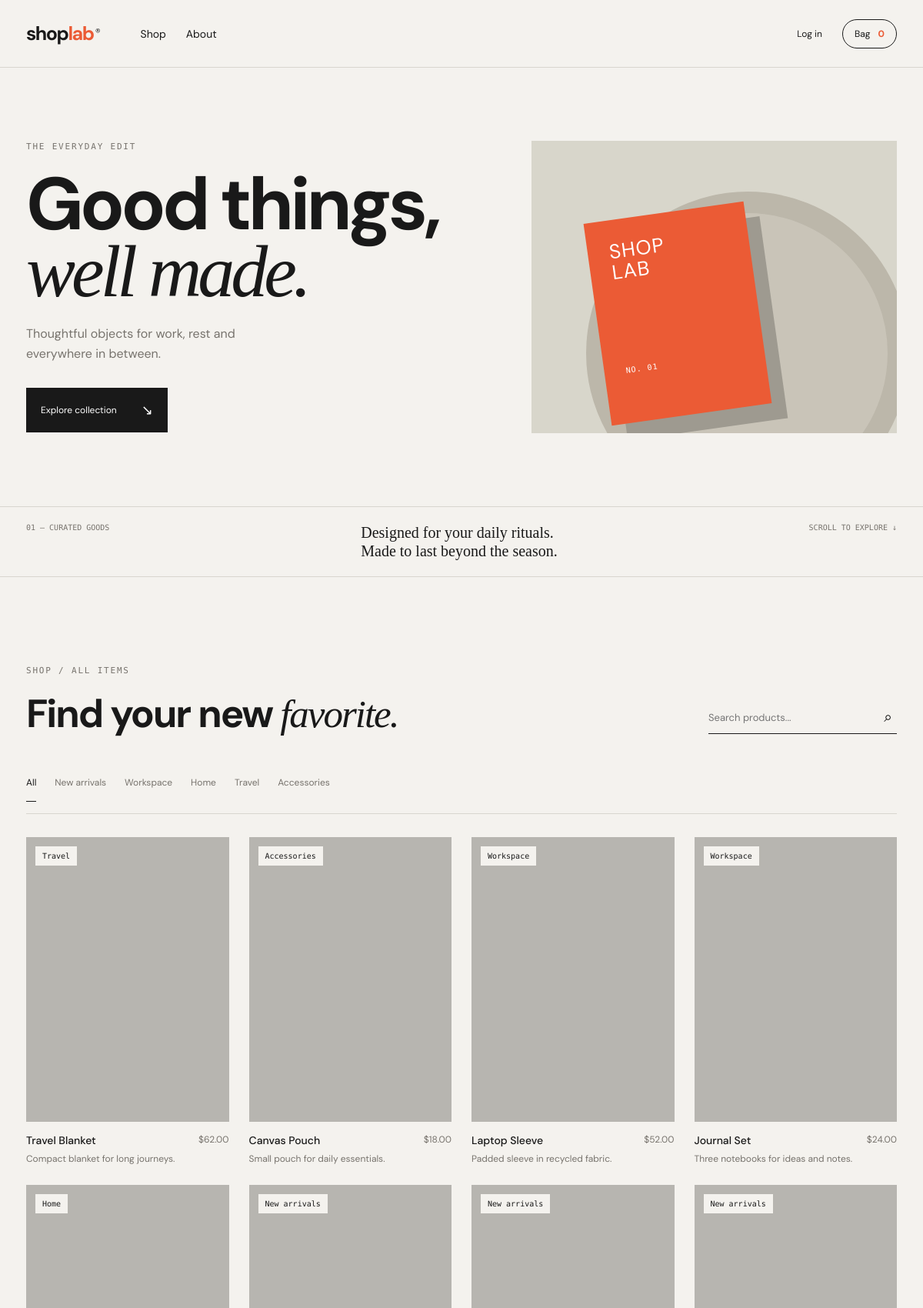
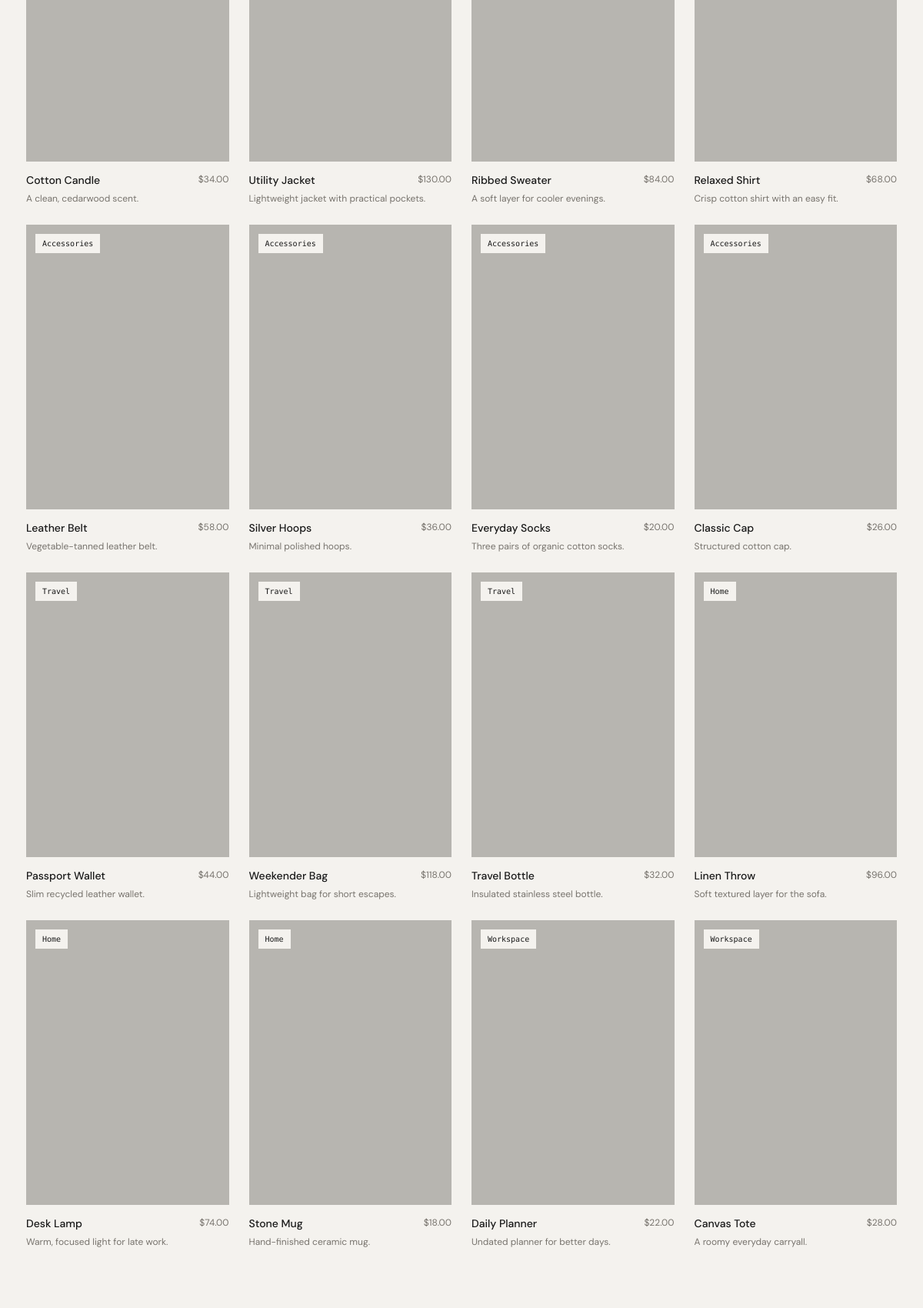
The page / (upper part) on the database its author committed (2 pictures, top to bottom).
### tables this page shows
CREATE TABLE categories (
            id INTEGER PRIMARY KEY, name TEXT NOT NULL, description TEXT
        );

CREATE TABLE products (
            id INTEGER PRIMARY KEY, category_id INTEGER NOT NULL, name TEXT NOT NULL,
            description TEXT NOT NULL, price REAL NOT NULL, stock INTEGER NOT NULL,
            image_url TEXT, created_at TEXT DEFAULT CURRENT_TIMESTAMP,
            FOREIGN KEY(category_id) REFERENCES categories(id)
        );

### app.py (the view)
@app.route("/")
def home():
    query = request.args.get("q", "").strip()
    category = request.args.get("category", "")
    sql = "SELECT p.*, c.name AS category FROM products p JOIN categories c ON c.id=p.category_id WHERE 1=1"
    params = []
    if query:
        sql += " AND (p.name LIKE ? OR p.description LIKE ?)"
        params.extend([f"%{query}%", f"%{query}%"])
    if category:
        sql += " AND c.name=?"
        params.append(category)
    products = db().execute(sql + " ORDER BY p.id DESC", params).fetchall()
    return render_template("index.html", products=products, categories=db().execute("SELECT * FROM categories").fetchall(), query=query, selected_category=category)

### app.py (called while the page is built)
def db():
    if "db" not in g:
        g.db = sqlite3.connect(DATABASE)
        g.db.row_factory = sqlite3.Row
        g.db.execute("PRAGMA foreign_keys = ON")
    return g.db

@app.before_request
def ensure_database():
    init_db()

def current_user():
    user_id = session.get("user_id")
    return db().execute("SELECT id,name,email,role FROM users WHERE id=?", (user_id,)).fetchone() if user_id else None

@app.context_processor
def inject_globals():
    return {"user": current_user(), "cart_count": sum(session.get("cart", {}).values())}

### templates/index.html (shortened to what this page needs)
<!doctype html><html lang="id"><head><link rel="stylesheet" href="{{ url_for('static', filename='style.css') }}"></head><body>
<nav class="nav wrap"><a class="brand" href="{{ url_for('home') }}">shop<span>lab</span><sup>®</sup></a><div class="nav-links"><a href="{{ url_for('home') }}">Shop</a><a href="#about">About</a>{% if user %}<a href="{{ url_for('orders') }}">Orders</a>{% endif %}</div><div class="nav-actions">{% if user %}<a class="user" href="{{ url_for('orders') }}">{{ user.name.split(' ')[0] }}</a><a href="{{ url_for('logout') }}">Log out</a>{% else %}<a href="{{ url_for('login') }}">Log in</a>{% endif %}<a class="bag" href="{{ url_for('cart') }}">Bag <b>{{ cart_count }}</b></a></div></nav>
<main><section class="hero wrap"><div><p class="kicker">THE EVERYDAY EDIT</p><h1>Good things,<br><em>well made.</em></h1><p class="lead">Thoughtful objects for work, rest and everywhere in between.</p><a class="dark-btn" href="#products">Explore collection <span>↘</span></a></div><div class="hero-art"><div class="art-circle"></div><div class="art-card">SHOP<br>LAB<br><small>NO. 01</small></div></div></section>
<section class="statement wrap"><span>01 — CURATED GOODS</span><p>Designed for your daily rituals.<br>Made to last beyond the season.</p><span>SCROLL TO EXPLORE ↓</span></section>
<section id="products" class="catalog wrap"><div class="catalog-head"><div><p class="kicker">SHOP / ALL ITEMS</p><h2>Find your new <em>favorite.</em></h2></div><form class="search"><input name="q" value="{{ query }}" placeholder="Search products..."><button>⌕</button></form></div><div class="filters"><a class="{{ 'active' if not selected_category }}" href="{{ url_for('home') }}">All</a>{% for category in categories %}<a class="{{ 'active' if selected_category == category.name }}" href="{{ url_for('home', category=category.name) }}">{{ category.name }}</a>{% endfor %}</div><div class="product-grid">{% for product in products %}<article class="product"><div class="product-image"><a href="{{ url_for('product_detail', product_id=product.id) }}"><img src="{{ product.image_url }}" alt="{{ product.name }}"></a><span class="tag">{{ product.category }}</span><form action="{{ url_for('add_to_cart', product_id=product.id) }}" method="post"><button class="quick-add">+ Add to bag</button></form></div><div class="product-meta"><h3><a href="{{ url_for('product_detail', product_id=product.id) }}">{{ product.name }}</a></h3><span>${{ '%.2f'|format(product.price) }}</span></div><p>{{ product.description }}</p></article>{% else %}<p>No products found.</p>{% endfor %}</div></section>
</main></body></html>

### static/style.css (style rules this page uses)
:root { --ink:#191919;--cream:#f4f2ee;--line:#d8d5cf;--orange:#eb5b35;--muted:#77736d }
* { box-sizing:border-box }
body { margin:0;background:var(--cream);color:var(--ink);font:14px 'DM Sans',sans-serif }
.wrap { max-width:1240px;margin:auto;padding-left:34px;padding-right:34px }
.nav { height:88px;display:flex;align-items:center;border-bottom:1px solid var(--line);gap:54px }
.brand { font-weight:700;font-size:25px;letter-spacing:-1.5px;text-decoration:none;color:var(--ink) }
.brand span { color:var(--orange) }
.brand sup { font:9px 'DM Mono';margin-left:3px }
.nav-links,.nav-actions { display:flex;align-items:center;gap:26px }
.nav-links { flex:1 }
.nav a { color:var(--ink);text-decoration:none }
.nav-actions { font-size:12px }
.bag { border:1px solid var(--ink);padding:10px 15px;border-radius:20px }
.bag b { color:var(--orange);margin-left:7px }
.hero { min-height:570px;display:flex;align-items:center;justify-content:space-between }
.kicker { font:11px 'DM Mono';letter-spacing:1.8px;color:var(--muted);margin:0 0 25px }
.hero h1 { font-size:clamp(54px,8vw,102px);line-height:.91;letter-spacing:-5px;margin:0 0 25px }
.hero em,h2 em { font-family:'Playfair Display';font-weight:500 }
.lead { color:var(--muted);font-size:16px;line-height:1.6;max-width:310px;margin-bottom:32px }
.dark-btn { display:inline-flex;align-items:center;gap:32px;background:var(--ink);color:#fff;text-decoration:none;padding:17px 19px;font-size:12px;border:0;cursor:pointer }
.dark-btn span { font-size:18px }
.hero-art { width:42%;height:380px;background:#d8d6cb;position:relative;overflow:hidden }
.art-card { position:absolute;left:18%;top:92px;width:210px;height:265px;background:var(--orange);color:white;padding:28px;font-size:26px;line-height:1.02;letter-spacing:1px;box-shadow:18px 22px 0 #9e9a90;transform:rotate(-8deg) }
.art-card small { display:block;font:10px 'DM Mono';margin-top:110px }
.statement { border-top:1px solid var(--line);border-bottom:1px solid var(--line);display:flex;justify-content:space-between;padding-top:21px;padding-bottom:21px;font:10px 'DM Mono';color:var(--muted) }
.statement p { font:20px 'Playfair Display';color:var(--ink);line-height:1.2;margin:0 }
.catalog { padding-top:115px;padding-bottom:120px }
.catalog-head { display:flex;align-items:end;justify-content:space-between }
.catalog h2,.about h2 { font-size:51px;line-height:.98;letter-spacing:-2px;margin:0 }
.search { display:flex;border-bottom:1px solid var(--ink);width:245px }
.search input { background:none;border:0;padding:12px 0;outline:0;flex:1;font:13px 'DM Sans' }
.search button { border:0;background:none;font-size:19px }
.filters { display:flex;gap:24px;border-bottom:1px solid var(--line);margin-top:55px;padding-bottom:15px }
.filters a { color:var(--muted);text-decoration:none;font-size:12px }
.filters a.active { color:var(--ink);border-bottom:1px solid var(--ink);padding-bottom:16px }
.product-grid { display:grid;grid-template-columns:repeat(4,1fr);gap:26px;margin-top:30px }
.product-image { height:370px;background:#e5e2dc;position:relative;overflow:hidden }
.product-image img { width:100%;height:100%;object-fit:cover;mix-blend-mode:multiply }
.tag { position:absolute;top:12px;left:12px;background:var(--cream);font:10px 'DM Mono';padding:7px 9px }
.product-meta { display:flex;justify-content:space-between;margin-top:15px }
.product h3 { font-size:14px;margin:0;font-weight:500 }
.product-meta span,.product p { font-size:12px;color:var(--muted);margin:0 }
.product p { margin-top:7px }
.product h3 a { color:inherit;text-decoration:none }

### rows shown on the page
categories: name "New arrivals"
categories: name "Workspace"
categories: name "Home"
categories: name "Travel"
categories: name "Accessories"
products: category "Travel", name "Travel Blanket", price "62.00", description "Compact blanket for long journeys."
products: category "Accessories", name "Canvas Pouch", price "18.00", description "Small pouch for daily essentials."
products: category "Workspace", name "Laptop Sleeve", price "52.00", description "Padded sleeve in recycled fabric."
products: category "Workspace", name "Journal Set", price "24.00", description "Three notebooks for ideas and notes."
products: category "Home", name "Cotton Candle", price "34.00", description "A clean, cedarwood scent."
products: category "New arrivals", name "Utility Jacket", price "130.00", description "Lightweight jacket with practical pockets."
products: category "New arrivals", name "Ribbed Sweater", price "84.00", description "A soft layer for cooler evenings."
products: category "New arrivals", name "Relaxed Shirt", price "68.00", description "Crisp cotton shirt with an easy fit."
products: category "Accessories", name "Leather Belt", price "58.00", description "Vegetable-tanned leather belt."
products: category "Accessories", name "Silver Hoops", price "36.00", description "Minimal polished hoops."
products: category "Accessories", name "Everyday Socks", price "20.00", description "Three pairs of organic cotton socks."
products: category "Accessories", name "Classic Cap", price "26.00", description "Structured cotton cap."
products: category "Travel", name "Passport Wallet", price "44.00", description "Slim recycled leather wallet."
products: category "Travel", name "Weekender Bag", price "118.00", description "Lightweight bag for short escapes."
products: category "Travel", name "Travel Bottle", price "32.00", description "Insulated stainless steel bottle."
products: category "Home", name "Linen Throw", price "96.00", description "Soft textured layer for the sofa."
products: category "Home", name "Desk Lamp", price "74.00", description "Warm, focused light for late work."
products: category "Home", name "Stone Mug", price "18.00", description "Hand-finished ceramic mug."
products: category "Workspace", name "Daily Planner", price "22.00", description "Undated planner for better days."
products: category "Workspace", name "Canvas Tote", price "28.00", description "A roomy everyday carryall."

### other values the page prints
{{ cart_count }} "0"
